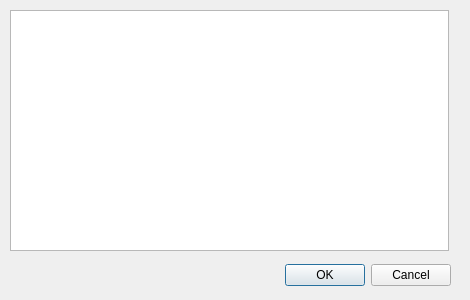
<?xml version="1.0" encoding="UTF-8"?>
<ui version="4.0">
 <class>ScreenshotDialog</class>
 <widget class="QDialog" name="ScreenshotDialog">
  <property name="geometry">
   <rect>
    <x>0</x>
    <y>0</y>
    <width>470</width>
    <height>300</height>
   </rect>
  </property>
  <property name="windowTitle">
   <string>Dialog</string>
  </property>
  <widget class="QDialogButtonBox" name="buttonBox">
   <property name="geometry">
    <rect>
     <x>10</x>
     <y>260</y>
     <width>441</width>
     <height>31</height>
    </rect>
   </property>
   <property name="standardButtons">
    <set>QDialogButtonBox::Cancel|QDialogButtonBox::Ok</set>
   </property>
  </widget>
  <widget class="QListView" name="listView">
   <property name="geometry">
    <rect>
     <x>10</x>
     <y>10</y>
     <width>439</width>
     <height>241</height>
    </rect>
   </property>
   <property name="selectionMode">
    <enum>QAbstractItemView::MultiSelection</enum>
   </property>
   <property name="iconSize">
    <size>
     <width>480</width>
     <height>360</height>
    </size>
   </property>
   <property name="flow">
    <enum>QListView::LeftToRight</enum>
   </property>
   <property name="isWrapping" stdset="0">
    <bool>true</bool>
   </property>
   <property name="viewMode">
    <enum>QListView::ListMode</enum>
   </property>
  </widget>
 </widget>
 <resources/>
 <connections>
  <connection>
   <sender>buttonBox</sender>
   <signal>accepted()</signal>
   <receiver>ScreenshotDialog</receiver>
   <slot>accept()</slot>
   <hints>
    <hint type="sourcelabel">
     <x>248</x>
     <y>254</y>
    </hint>
    <hint type="destinationlabel">
     <x>157</x>
     <y>274</y>
    </hint>
   </hints>
  </connection>
  <connection>
   <sender>buttonBox</sender>
   <signal>rejected()</signal>
   <receiver>ScreenshotDialog</receiver>
   <slot>reject()</slot>
   <hints>
    <hint type="sourcelabel">
     <x>316</x>
     <y>260</y>
    </hint>
    <hint type="destinationlabel">
     <x>286</x>
     <y>274</y>
    </hint>
   </hints>
  </connection>
 </connections>
</ui>
